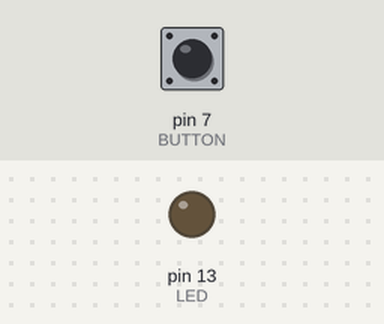
A sketch run on a simulated Arduino Uno, built with avr-gcc and run on an emulated ATmega328P. Shown: output pins drawn as LEDs (lit = HIGH). Inputs (shaded band) come from the test bench; at power-on: pin 7 (BUTTON) LOW.

Above: at 1.2 s.
1.3 s: pin 7 (BUTTON) pulled HIGH for 0.15 s
At 2.5 s:
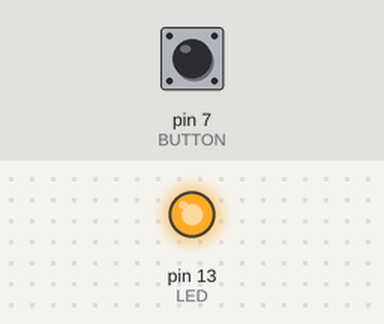
2.9 s: pin 7 (BUTTON) pulled HIGH for 1 s
At 3.8 s:
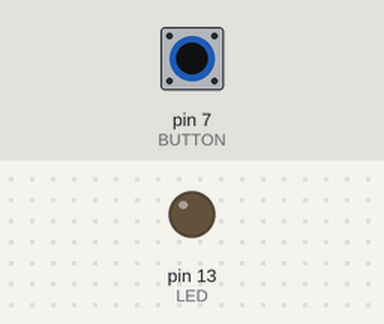
5.4 s: pin 7 (BUTTON) pulled HIGH for 3.2 s
At 5.7 s:
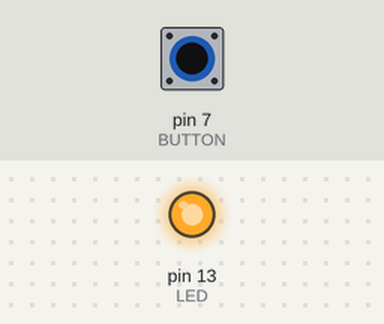
Timing chart, 0 to 8.4 s (numbered marks = the images above; inputs shaded):
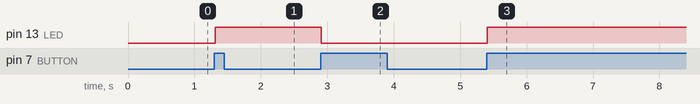

Measured:
- after the input at 1.3 s, pin 13 (LED): LOW → HIGH at once
- after the input at 2.9 s, pin 13 (LED): HIGH → LOW at once
- after the input at 5.4 s, pin 13 (LED): LOW → HIGH at once

The sketch:

pushButtonControl.ino
```cpp
#define LED 13 // the pin for the LED
#define BUTTON 7 // the input pin where the pushbutton is connected

int val = 0; // val will be used to store the state of the input pin

int oldVal = 0; // this variable stores the previous value of val

int state = 0; // 0 = LED off while 1 = LED on

void setup() {
  pinMode(LED, OUTPUT); // tell Arduino LED is an output
  pinMode(BUTTON, INPUT); // and BUTTON is an input
}

void loop() {
  val = digitalRead(BUTTON); // read input value and store it

  //check if there was a transition
  if ((val == HIGH) && (oldVal == LOW)) {
    state = 1 - state;
    delay(10);
  }

  oldVal = val; // val is now old, let's store it

  if (state == 1) {
    digitalWrite(LED, HIGH); // turn LED on
  }
  else {
    digitalWrite(LED, LOW); // turn LED off
  }
}
```
